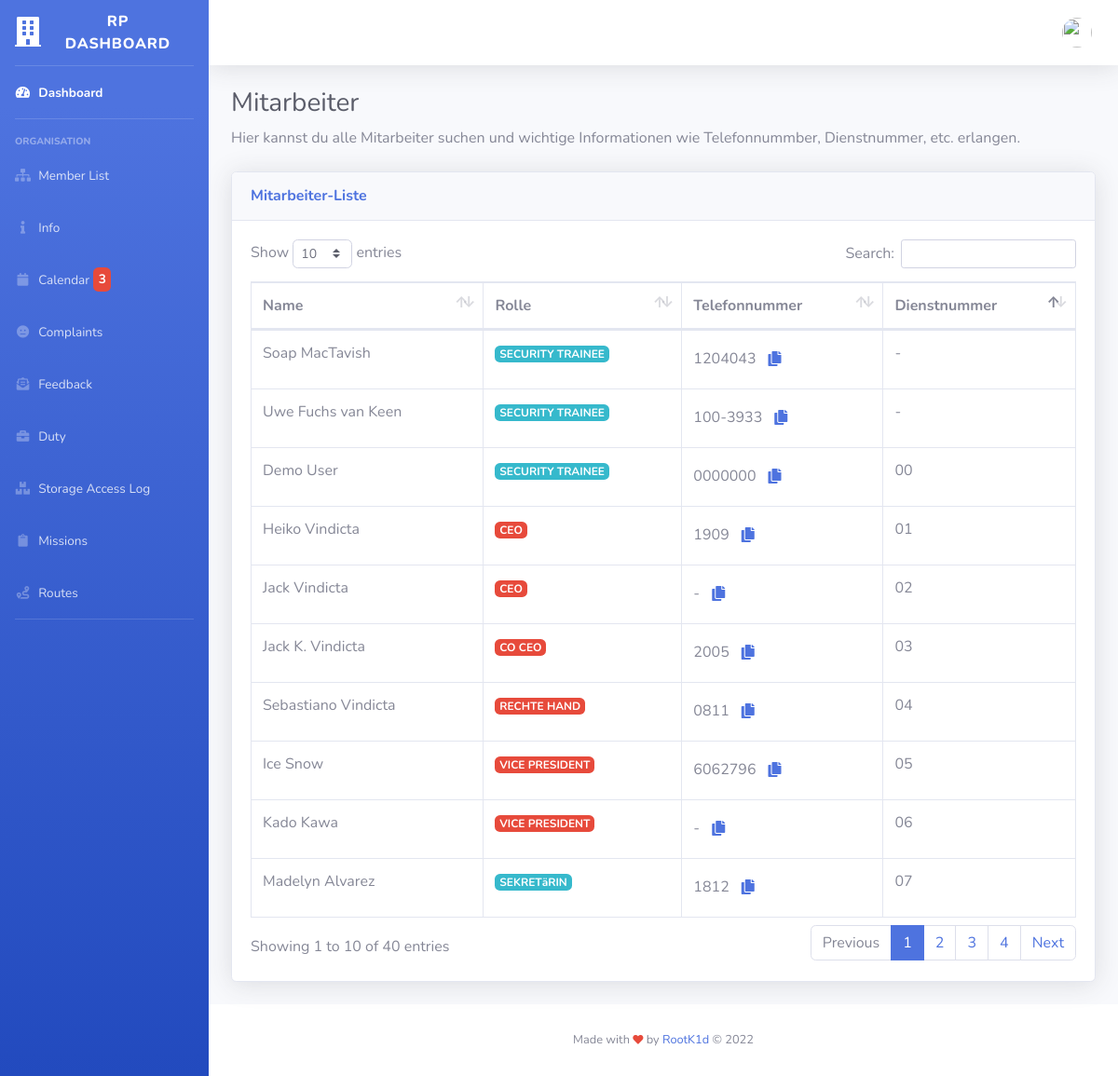
/pages/employees.php, run on the app's committed database.
### tables this page shows
CREATE TABLE `users` (
  `id` varchar(18) NOT NULL,
  `username` text NOT NULL,
  `password` text NOT NULL,
  `role` text NOT NULL,
  `birthday` text NOT NULL,
  `aboutme` text NOT NULL,
  `usersince` text NOT NULL,
  `fullname` text NOT NULL,
  `duty` text NOT NULL,
  `phone` text NOT NULL,
  `number` text NOT NULL
);

### pages/employees.php (the view, shortened to what this page needs)
<?php
$conn=new mysqli('localhost', 'root', '1001010mM', 'arcadius');
?>
<!DOCTYPE html>
<html lang="en">
<head>
    <link href="../vendor/fontawesome-free/css/all.min.css" rel="stylesheet" type="text/css">
    <link href="../css/sb-admin-2.min.css" rel="stylesheet">
    <link href="../vendor/datatables/dataTables.bootstrap4.min.css" rel="stylesheet">
</head>
<body id="page-top">
    <div id="wrapper">
        <?php
        include("../templates/sidenav.php");
        ?>
        <div id="content-wrapper" class="d-flex flex-column">
            <div id="content">
                <?php include("../templates/navbar.php") ?>
                <div class="container-fluid">
                    <h1 class="h3 mb-2 text-gray-800">Mitarbeiter</h1>
                    <p class="mb-4">Hier kannst du alle Mitarbeiter suchen und wichtige Informationen wie Telefonnummber, Dienstnummer, etc. erlangen.</p>
                    <div class="card shadow mb-4">
                        <div class="card-header py-3">
                            <h6 class="m-0 font-weight-bold text-primary">Mitarbeiter-Liste <br></h6>
                        </div>
                        <div class="card-body">
                            <div class="table-responsive">
                                <table class="table table-bordered" id="dataTable" width="100%" cellspacing="0">
                                    <thead>
                                        <tr>
                                            <th>Name</th>
                                            <th>Rolle</th>
                                            <th>Telefonnummer</th>
                                            <th>Dienstnummer</th>
                                        </tr>
                                    </thead>
                                    <tbody>
                                        <?php
                                        $sql="SELECT * FROM users";
                                        $result=$conn->query($sql);
                                        while ($row = $result->fetch_assoc()) {
                                            if (strpos($row['role'], 'ceo') !== false || $row['role'] == "rechte hand" || $row['role'] == "vice president") {
                                                $color = "danger";
                                            } else if ($row['role'] == "it manager" || $row['role'] == "it staff" || $row['role'] == "it trainee") {
                                                $color = "success";
                                            } else if (strpos($row['role'], 'club') !== false) {
                                                $color = "warning";
                                            } else if (strpos($row['role'], 'event') !== false) {
                                                $color = "primary";
                                            } else {
                                                $color = "info";
                                            }
                                            echo'
                                            <tr>
                                            <td>'. $row['fullname'] .'</td>
                                            <td><span class="badge badge-' . $color .'">'. strtoupper($row['role']) .'</span></td>
                                            <td>'. $row['phone'] .'<button class="btn text-primary" data-toggle="tooltip" data-placement="top" onClick="toClipboard(' . $row['phone'] .')" title="Telefonnummer in Zwischenablage kopieren"><i class="fa fa-copy"></i></button></td>
                                            <td>'. $row['number'] .'</td>
                                            </tr>
                                            ';
                                        }
                                        ?>
                                    </tbody>
                                </table>
                            </div>
                        </div>
                    </div>
                </div>
            </div>
            <?php include("../templates/footer.php") ?>
        </div>
    </div>
</body>
</html>

### data on the page
users: fullname "Heiko Vindicta", role "CEO", phone "1909", number "01"
users: fullname "Sebastiano Vindicta", role "RECHTE HAND", phone "0811", number "04"
users: fullname "Jack K. Vindicta", role "CO CEO", phone "2005", number "03"
users: fullname "Ice Snow", role "VICE PRESIDENT", phone "6062796", number "05"
users: fullname "Jack Vindicta", role "CEO", phone "-", number "02"
users: fullname "Kado Kawa", role "VICE PRESIDENT", phone "-", number "06"
users: fullname "Madelyn Alvarez", role "SEKRETäRIN", phone "1812", number "07"
users: fullname "Soap MacTavish", role "SECURITY TRAINEE", phone "1204043", number "-"
users: fullname "Uwe Fuchs van Keen", role "SECURITY TRAINEE", phone "100-3933", number "-"
users: fullname "Demo User", role "SECURITY TRAINEE", phone "0000000", number "00"

### other printed values
$eventAmount "3"
